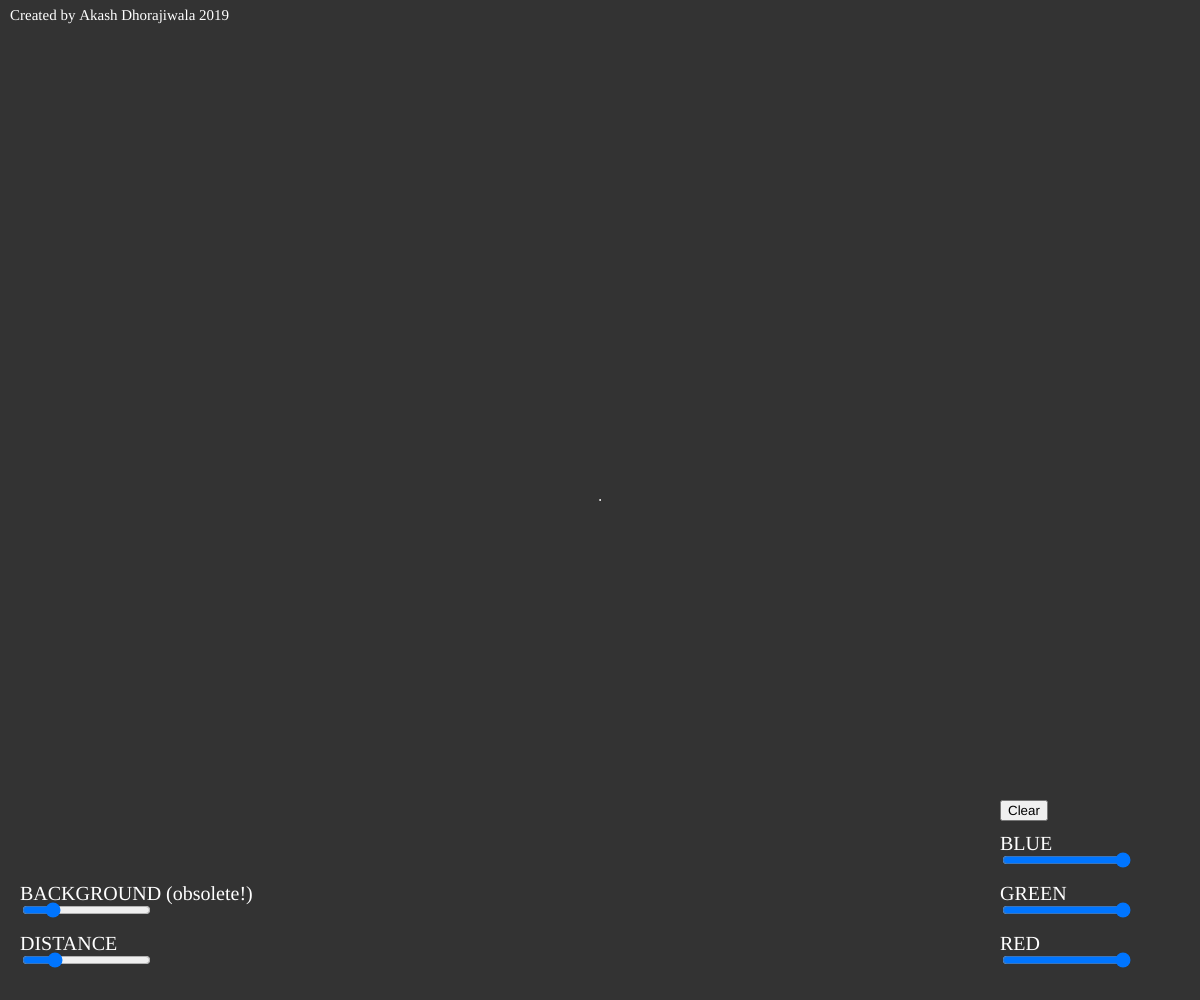
Frame 1 (no input)
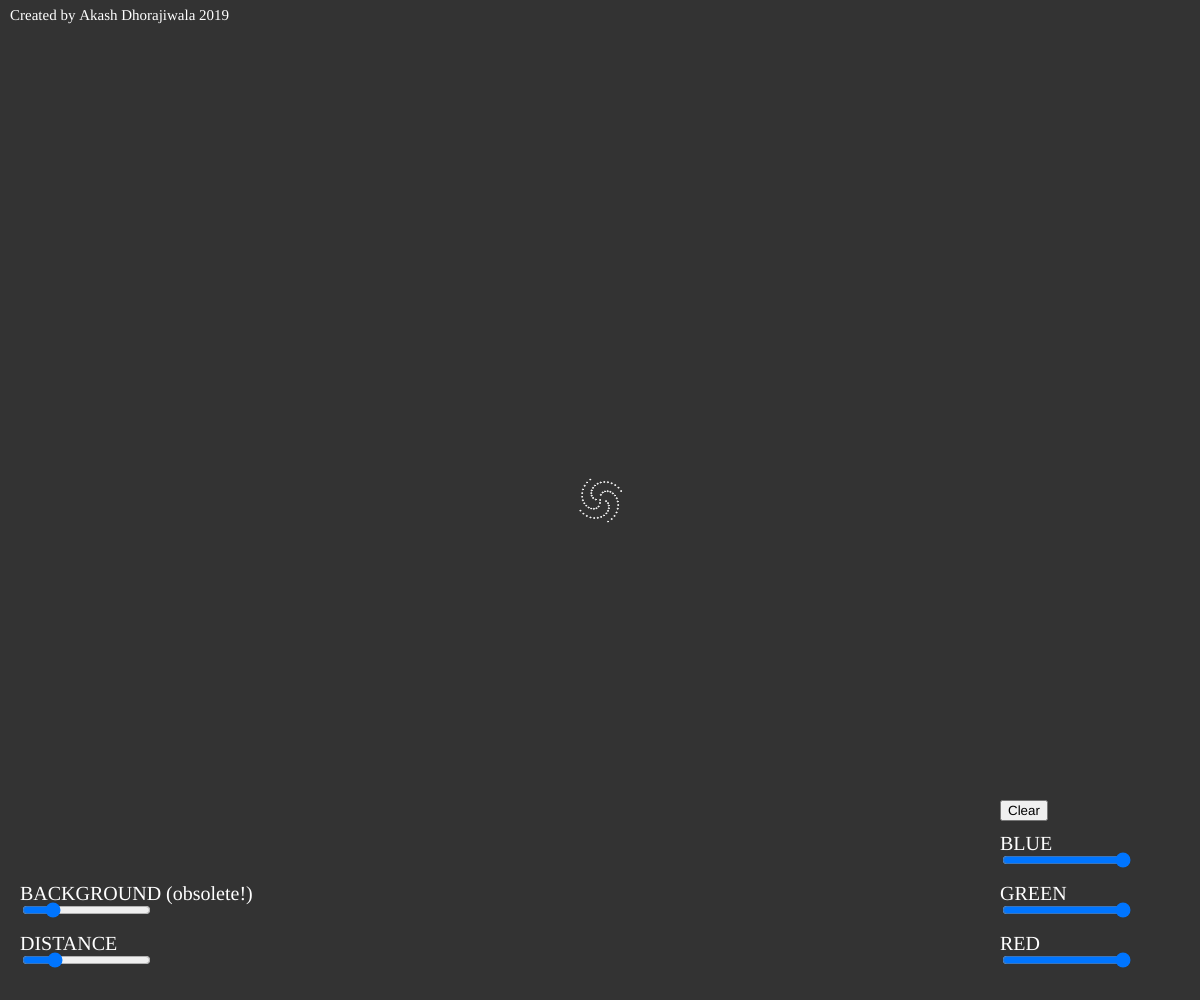
Frame 60 (no input)
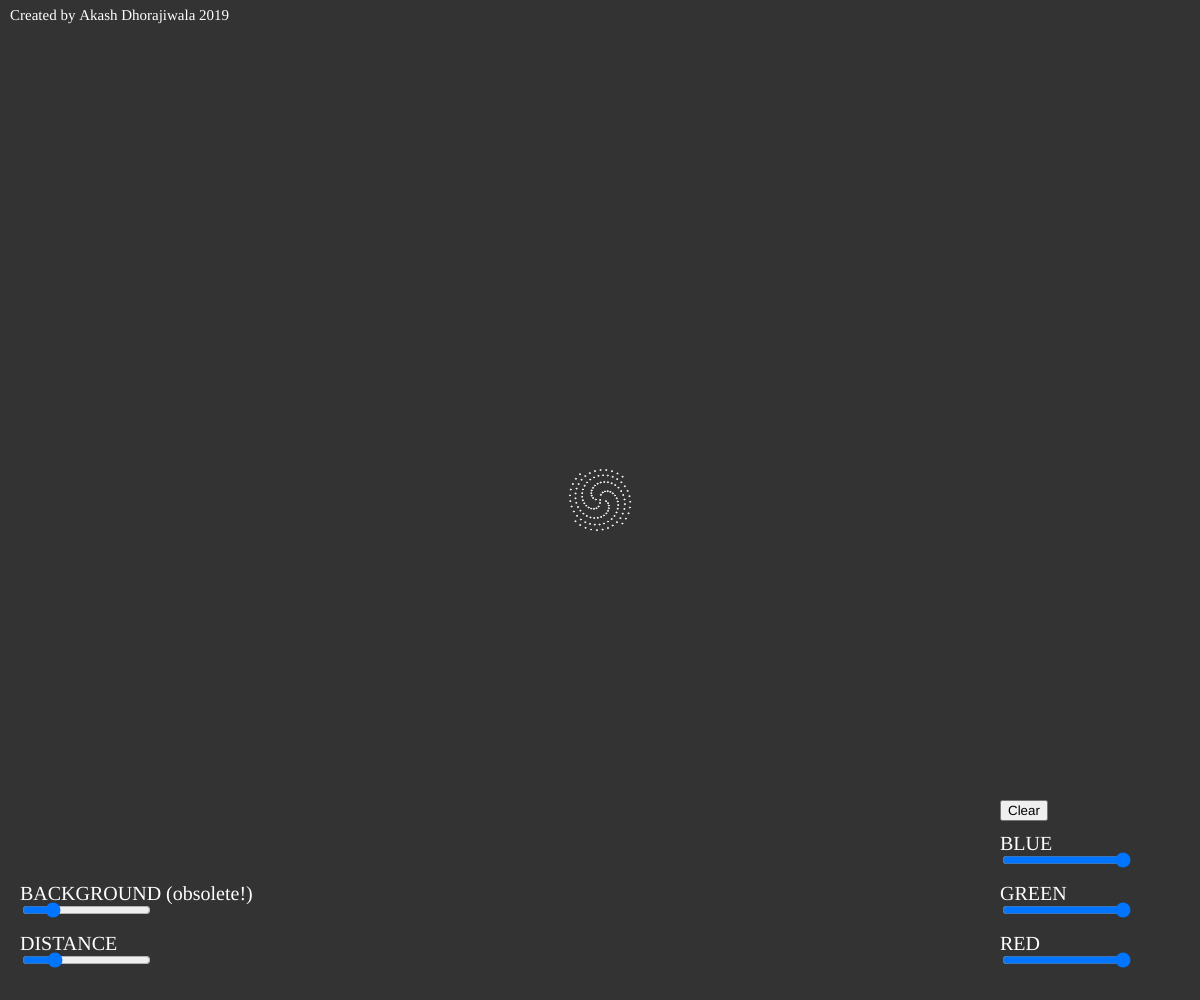
Frame 120 (the mouse pressed at the canvas centre since frame 60)

The p5.js sketch that drew these frames (run headless with seeded random() and noise() and a simulated clock; from frame 60 on, the mouse is pressed at the canvas centre):

// p5.js sketch
// ── sketch.js
let n = 0; //number of seeds 
let c = 3; //gap between seeds
let colour = 255; //colour of seeds

let sliderC;
let clearButton;
let sliderR;
let sliderG;
let sliderB;

function centreCanvas() {
	var x = (windowWidth - width) / 2;
	var y = (windowHeight - height) / 2;
	cnv.position(x, y);
  }  

function setup() {
	cnv = createCanvas(windowWidth, windowHeight);
	let x = (windowWidth - width) / 2;
	let y = (windowHeight - height) / 2;
	cnv.position(x, y);
	centreCanvas();
	background(51);
	colour=255;

	sliderC = createSlider(1, 10, 3, 1);
	sliderC.position(20, height-50);
	sliderBG = createSlider(0, 255, 51);
	sliderBG.position(20, height-100);

	sliderR = createSlider(0, 255, 255);
	sliderR.position(windowWidth-200, height-50);
	sliderG = createSlider(0, 255, 255);
	sliderG.position(windowWidth-200, height-100);
	sliderB = createSlider(0, 255, 255);
	sliderB.position(windowWidth-200, height-150);

	initText();
	clearButton = createButton("Clear");
	clearButton.position(windowWidth-200, windowHeight-200);
	clearButton.mousePressed(resetSketch);
}

function windowResized() {
	centreCanvas();
}

function initText(){
	textSize(20);
	textFont("Consolas");
	fill(255);
	text("DISTANCE", sliderC.x, sliderC.y);
	text("BACKGROUND (obsolete!)", sliderBG.x, sliderBG.y);
	text("RED", sliderR.x, sliderR.y);
	text("GREEN", sliderG.x, sliderG.y);
	text("BLUE", sliderB.x, sliderB.y);
	
	textSize(15);
	text("Created by Akash Dhorajiwala 2019", 10, 20);
}

function resetSketch() {
	centreCanvas();
	background(51);
	n = 0;
	c = 3;
	colour = 255;
	fill(255);
	initText();
}

function draw() {
	const phi = (1+sqrt(5))/2;  //golden ratio
	let c = sliderC.value();
	//background(sliderBG.value());
	let a = n * phi; //angle of rotation
	let r = c * sqrt(n);

	let x = r * cos(a) + width/2; //x coordinate
	let y = r * sin(a) + height/2; //y coordinate

	noFill();
	stroke(sliderR.value(), sliderG.value(), sliderB.value()); 	
	ellipse(x, y, 1, 1);
	frameRate(60);
	n++;
}
